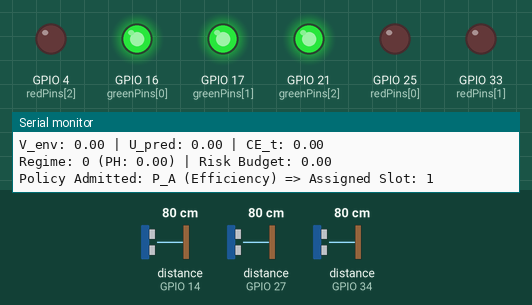
The sketch below on a simulated ESP32. Parts: output pins drawn as LEDs (lit = HIGH), the last lines printed to the serial monitor. Wiring (inferred from the names in the program): 3 × ultrasonic range finder: trigger GPIO 18, echo GPIO 34 / trigger GPIO 19, echo GPIO 14 / trigger GPIO 23, echo GPIO 27. Inputs (shaded band) come from the test bench; at power-on: distance to the obstacle (sensors on GPIO 14, GPIO 27, GPIO 34) 80 cm. The echo pulse lasts 58.3 µs per cm; pins used as bus, display or sensor lines are not drawn.

Above: at 2.8 s.
2.9 s: distance to the obstacle (sensor on GPIO 14) set to 16 cm
7.2 s: distance to the obstacle (sensor on GPIO 14) set to 12 cm
At 10.5 s:
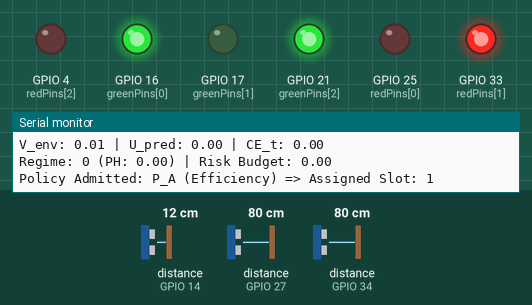
11.6 s: distance to the obstacle (sensor on GPIO 27) set to 16 cm
15.3 s: distance to the obstacle (sensor on GPIO 27) set to 12 cm
At 19.4 s:
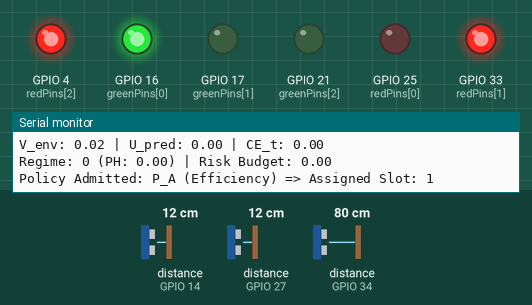
19.7 s: distance to the obstacle (sensor on GPIO 34) set to 16 cm
23.4 s: distance to the obstacle (sensor on GPIO 34) set to 13 cm
At 27.5 s:
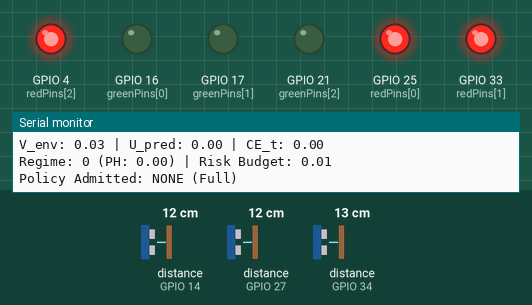
Timing chart, 0 to 28.7 s (numbered marks = the images above; inputs shaded):
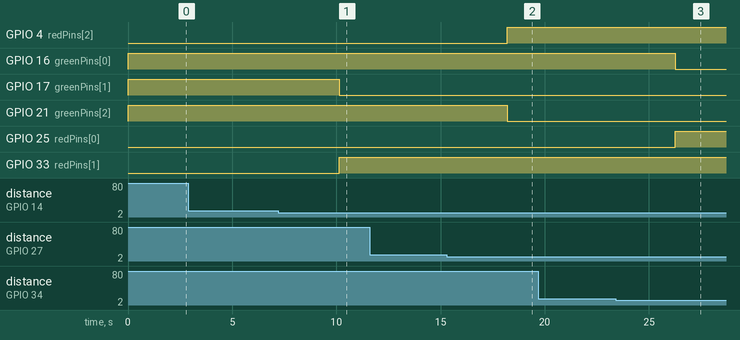

Measured:
- the behaviour switches between 15 and 14 cm on distance to the obstacle (sensor on GPIO 14) (found by bisection; images 0 and 1)
- the behaviour switches between 15 and 14 cm on distance to the obstacle (sensor on GPIO 27) (found by bisection; images 1 and 2)
- the behaviour switches between 15 and 14 cm on distance to the obstacle (sensor on GPIO 34) (found by bisection; images 2 and 3)
- after the input at 7.2 s, GPIO 17 (greenPins[1]): HIGH → LOW after 2.9 s; GPIO 33 (redPins[1]): LOW → HIGH after 2.9 s
- after the input at 15.3 s, GPIO 4 (redPins[2]): LOW → HIGH after 2.9 s; GPIO 21 (greenPins[2]): HIGH → LOW after 2.9 s
- after the input at 23.4 s, GPIO 16 (greenPins[0]): HIGH → LOW after 2.9 s; GPIO 25 (redPins[0]): LOW → HIGH after 2.9 s

The sketch:

sketch_DCRAF_R.ino
```cpp
/*
  DCRAF-R (Dynamic Calibration and Risk-Adaptive Framework)
  A Dual-Uncertainty, Outcome-Calibrated Resource Allocation Architecture.
  O(1) Memory Implementation for ESP32.
*/

const int NUM_SLOTS = 3;

// ---- Pin mapping ----
int trigPins[NUM_SLOTS]  = {18, 19, 23};
int echoPins[NUM_SLOTS]  = {34, 14, 27};
int greenPins[NUM_SLOTS] = {16, 17, 21};
int redPins[NUM_SLOTS]   = {25, 33, 4};

// ---- Stage 1: Occupancy detection ----
const float PARKING_THRESHOLD_CM = 15.0;
const int   DEBOUNCE_SAMPLES = 3;
bool occupied[NUM_SLOTS]      = {false, false, false};
bool debounceBuf[NUM_SLOTS][DEBOUNCE_SAMPLES];
int  debounceIdx[NUM_SLOTS]   = {0, 0, 0};

// ---- Constants for O(1) Streaming Statistics ----
const float EMA_ALPHA   = 0.30;
const float ALPHA_MEAN  = 0.05;
const float ALPHA_VAR   = 0.05;
const float ALPHA_FAST  = 0.30;
const float ALPHA_SLOW  = 0.02;
const float ALPHA_CHURN = 0.10;
const float ALPHA_ERR   = 0.10;
const float ALPHA_CALIB = 0.10;

// Dual Uncertainty Channels
float slotMean[NUM_SLOTS]      = {0,0,0};
float slotVar[NUM_SLOTS]       = {0,0,0};
float slotFastEMA[NUM_SLOTS]   = {0,0,0};
float slotSlowEMA[NUM_SLOTS]   = {0,0,0};
float slotChurn[NUM_SLOTS]     = {0,0,0};

float predErrorEMA[NUM_SLOTS]  = {0,0,0}; // U_pred: Absolute error
float predBiasEMA[NUM_SLOTS]   = {0,0,0}; // U_pred: Directional bias
float calibErrorEMA[NUM_SLOTS] = {0,0,0}; // CE_t: Calibration error

unsigned long timeArrived[NUM_SLOTS] = {0,0,0};
float predictedDurationSec[NUM_SLOTS] = {60.0, 60.0, 60.0};
float lastPredictedDuration[NUM_SLOTS] = {60.0, 60.0, 60.0};
float lastConfidence[NUM_SLOTS] = {0.95, 0.95, 0.95};

// Global Risk & Regime State
float globalEnvVolatility = 0.0;
float globalPredUncertainty = 0.0;
float globalCalibError = 0.0;
float currentRisk = 0.0;

// Page-Hinkley Regime Detection
float ph_statistic = 0.0;
const float PH_DELTA = 0.1;
const float PH_LAMBDA = 2.0; // Threshold for regime shift
int currentRegime = 0; // 0: Stable, 1: Volatile, 2: Critical

// Policy Admissibility
int currentRiskTier = 3; // 1: Aggressive, 2: Risk-Averse, 3: Nearest-Neighbor
bool recommendedThisCycle[NUM_SLOTS] = {false, false, false};

// Hardware reading
float getDistance(int trig, int echo) {
  digitalWrite(trig, LOW); delayMicroseconds(2);
  digitalWrite(trig, HIGH); delayMicroseconds(10);
  digitalWrite(trig, LOW);
  long duration = pulseIn(echo, HIGH, 30000);
  if (duration == 0) return 999.0;
  return (duration * 0.0343) / 2.0;
}

void setup() {
  Serial.begin(115200);
  for (int i = 0; i < NUM_SLOTS; i++) {
    pinMode(trigPins[i], OUTPUT);
    pinMode(echoPins[i], INPUT);
    pinMode(greenPins[i], OUTPUT);
    pinMode(redPins[i], OUTPUT);
    for(int d=0; d<DEBOUNCE_SAMPLES; d++) debounceBuf[i][d] = false;
  }
  Serial.println("[System] DCRAF-R Booted...");
}

void loop() {
  unsigned long currentMillis = millis();
  float totalEnvVol = 0.0;
  float totalPredUnc = 0.0;
  float totalCalibErr = 0.0;

  int numFree = 0;
  int freeSlots[NUM_SLOTS];

  for (int i = 0; i < NUM_SLOTS; i++) {
    recommendedThisCycle[i] = false;

    // 1. Read & Debounce
    float dist = getDistance(trigPins[i], echoPins[i]);
    bool rawOcc = (dist < PARKING_THRESHOLD_CM);
    debounceBuf[i][debounceIdx[i]] = rawOcc;
    debounceIdx[i] = (debounceIdx[i] + 1) % DEBOUNCE_SAMPLES;

    int occCount = 0;
    for(int d=0; d<DEBOUNCE_SAMPLES; d++) {
      if (debounceBuf[i][d]) occCount++;
    }

    bool newState = (occCount > (DEBOUNCE_SAMPLES / 2));
    bool stateChanged = (newState != occupied[i]);

    // Channel A: Update Environmental Volatility (Churn)
    slotChurn[i] += ALPHA_CHURN * ((stateChanged ? 1.0 : 0.0) - slotChurn[i]);

    if (stateChanged) {
      occupied[i] = newState;
      if (newState) {
        timeArrived[i] = currentMillis;
      } else {
        // --- OUTCOME FEEDBACK LOOP ---
        float actualSec = (currentMillis - timeArrived[i]) / 1000.0;

        // 1. Update U_pred (Predictive Unreliability)
        float error = actualSec - lastPredictedDuration[i];
        float absError = abs(error);
        predErrorEMA[i] += ALPHA_ERR * (absError - predErrorEMA[i]);
        predBiasEMA[i] += ALPHA_ERR * (error - predBiasEMA[i]);

        // 2. Update CE_t (Calibration Error)
        // If we were highly confident, but the absolute error was large, we are miscalibrated.
        float normalizedError = min(1.0f, absError / 60.0f); // Assuming 60s is a "large" error reference
        float expectedSuccess = lastConfidence[i];
        float observedSuccess = 1.0 - normalizedError;
        float calibErr = abs(expectedSuccess - observedSuccess);
        calibErrorEMA[i] += ALPHA_CALIB * (calibErr - calibErrorEMA[i]);

        // 3. Update V_env (Environmental Noise & Drift)
        slotMean[i] += ALPHA_MEAN * (actualSec - slotMean[i]);
        float errFromMean = actualSec - slotMean[i];
        slotVar[i] += ALPHA_VAR * ((errFromMean * errFromMean) - slotVar[i]);

        slotFastEMA[i] += ALPHA_FAST * (actualSec - slotFastEMA[i]);
        slotSlowEMA[i] += ALPHA_SLOW * (actualSec - slotSlowEMA[i]);

        // 4. Generate New Prediction
        predictedDurationSec[i] = (EMA_ALPHA * actualSec) + ((1.0 - EMA_ALPHA) * predictedDurationSec[i]);
        lastPredictedDuration[i] = predictedDurationSec[i];

        // 5. Generate New Confidence
        float cov = sqrt(slotVar[i]) / (slotMean[i] + 1.0);
        float c = 1.0 - cov;
        lastConfidence[i] = max(0.1f, min(0.99f, c));
      }
    }

    if (occupied[i]) {
      digitalWrite(redPins[i], HIGH);
      digitalWrite(greenPins[i], LOW);
    } else {
      digitalWrite(redPins[i], LOW);
      digitalWrite(greenPins[i], HIGH);
      freeSlots[numFree++] = i;
    }

    // Aggregation for Global Risk
    float noiseScore = min(1.0f, sqrt(slotVar[i]) / 20.0f);
    float driftScore = min(1.0f, abs(slotFastEMA[i] - slotSlowEMA[i]) / 30.0f);
    float v_env = (0.35 * noiseScore) + (0.40 * slotChurn[i]) + (0.25 * driftScore);

    float u_pred = min(1.0f, predErrorEMA[i] / 30.0f);

    totalEnvVol += v_env;
    totalPredUnc += u_pred;
    totalCalibErr += calibErrorEMA[i];
  }

  globalEnvVolatility = totalEnvVol / NUM_SLOTS;
  globalPredUncertainty = totalPredUnc / NUM_SLOTS;
  globalCalibError = totalCalibErr / NUM_SLOTS;

  // --- Page-Hinkley Regime Detection ---
  float risk_signal = (0.5 * globalEnvVolatility) + (0.5 * globalPredUncertainty);
  float mu_risk = 0.2; // Baseline acceptable risk
  ph_statistic = max(0.0f, ph_statistic + (risk_signal - mu_risk - PH_DELTA));

  if (ph_statistic > PH_LAMBDA) {
      currentRegime = 2; // Critical
  } else if (ph_statistic > (PH_LAMBDA / 2.0)) {
      currentRegime = 1; // Volatile
  } else {
      currentRegime = 0; // Stable
  }

  // --- Asymmetric Risk Controller ---
  // Fast degradation, slow recovery
  float targetRisk = (0.4 * globalEnvVolatility) + (0.4 * globalPredUncertainty) + (0.2 * globalCalibError);
  if (targetRisk > currentRisk) {
      currentRisk += 0.20 * (targetRisk - currentRisk); // Fast entry into danger
  } else {
      currentRisk += 0.05 * (targetRisk - currentRisk); // Slow recovery
  }

  // --- Policy Admissibility Layer ---
  int chosenSlot = -1;
  String policyUsed = "NONE (Full)";

  if (numFree > 0) {
    int admissibleTier = 3;
    if (currentRisk < 0.3 && currentRegime == 0) admissibleTier = 1;      // Low risk, Stable
    else if (currentRisk < 0.6 && currentRegime <= 1) admissibleTier = 2; // Mod risk, Volatile
    else admissibleTier = 3;                                              // High risk or Critical

    currentRiskTier = admissibleTier;

    if (currentRiskTier == 1) { // P_A: Aggressive / Highest Efficiency
      float bestDur = 9999.0;
      for (int k = 0; k < numFree; k++) {
        int s = freeSlots[k];
        if (predictedDurationSec[s] < bestDur) {
          bestDur = predictedDurationSec[s];
          chosenSlot = s;
        }
      }
      policyUsed = "P_A (Efficiency)";
    }
    else if (currentRiskTier == 2) { // P_B: Risk-Averse
      for (int k = 0; k < numFree; k++) {
        int s = freeSlots[k];
        if (predictedDurationSec[s] < 30.0) { chosenSlot = s; break; }
      }
      if (chosenSlot == -1) {
          chosenSlot = freeSlots[0];
          policyUsed = "P_B (Fallback)";
      } else {
          policyUsed = "P_B (Bounded)";
      }
    }
    else { // P_C: Safe Fallback
      chosenSlot = freeSlots[0];
      policyUsed = "P_C (Nearest Fallback)";
    }
  }

  // --- Serial Output ---
  Serial.println("---------------------------------------------------");
  Serial.print("V_env: "); Serial.print(globalEnvVolatility, 2);
  Serial.print(" | U_pred: "); Serial.print(globalPredUncertainty, 2);
  Serial.print(" | CE_t: "); Serial.print(globalCalibError, 2);
  Serial.println();
  Serial.print("Regime: "); Serial.print(currentRegime);
  Serial.print(" (PH: "); Serial.print(ph_statistic, 2);
  Serial.print(") | Risk Budget: "); Serial.print(currentRisk, 2);
  Serial.println();
  Serial.print("Policy Admitted: "); Serial.print(policyUsed);
  if (chosenSlot != -1) {
    Serial.print(" => Assigned Slot: "); Serial.println(chosenSlot + 1);
  }

  delay(2000);
}
```
